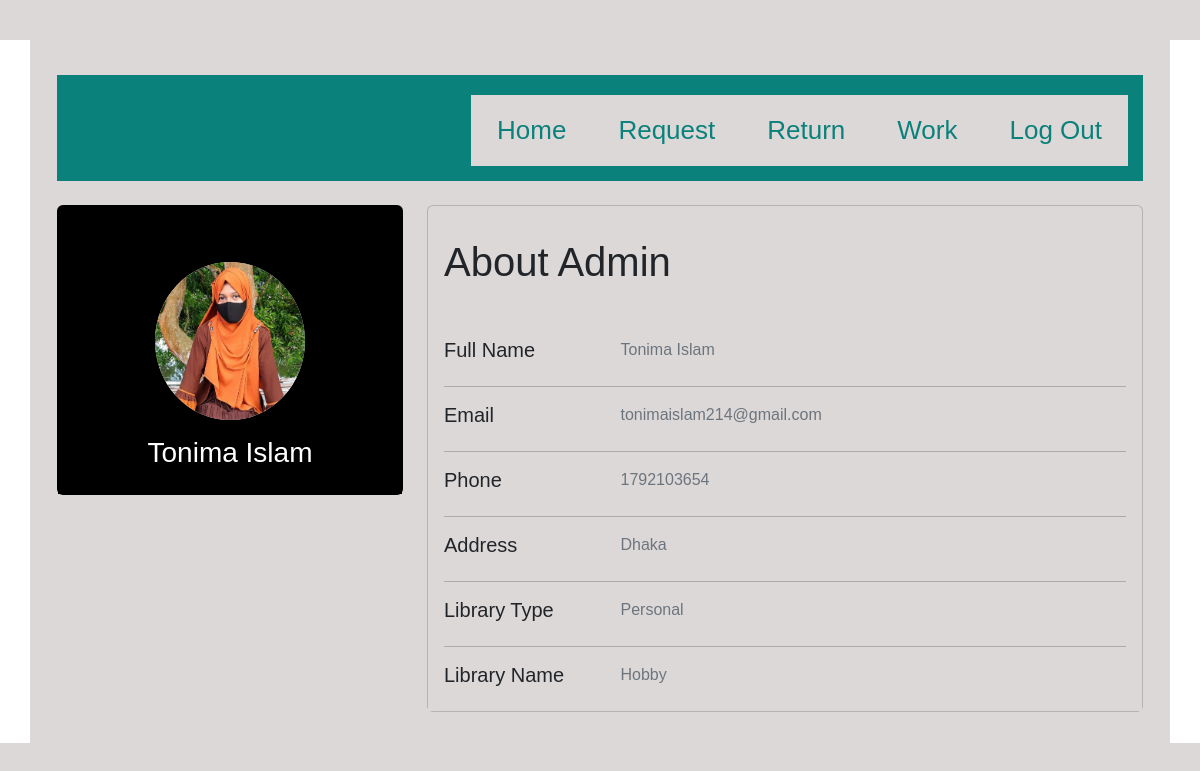
The page /profileAdmin.php (signed in) on the database its author committed.
### tables this page shows
CREATE TABLE `registrationadmin` (
  `id` int(8) UNSIGNED NOT NULL,
  `fullname` varchar(30) NOT NULL,
  `username` varchar(30) NOT NULL,
  `email` varchar(50) DEFAULT NULL,
  `p_number` int(11) DEFAULT NULL,
  `address` varchar(50) DEFAULT NULL,
  `Ltype` varchar(50) NOT NULL,
  `Lname` varchar(50) NOT NULL,
  `password` varchar(50) DEFAULT NULL,
  `gender` enum('m','f','o') DEFAULT NULL,
  `image` varchar(100) NOT NULL
);

### profileAdmin.php (the view, shortened to what this page needs)
<?php
include 'connect.php';
$username=$_SESSION['usernameAdmin'];
$sql="select * from  registrationadmin where username='$username'";
$result=mysqli_query($conn,$sql);
if($result)
{
    while($row=mysqli_fetch_array($result))
    {
        $image=$row['image'];
        $fullname=$row['fullname'];
        $email=$row['email'];
        $phone=$row['p_number'];
        $address=$row['address'];
        $Ltype=$row['Ltype'];
        $Lname=$row['Lname'];
    }
}
?>
<!DOCTYPE html>
<html lang="en">
<head>
    <link href="https://cdn.jsdelivr.net/npm/bootstrap@5.2.2/dist/css/bootstrap.min.css" rel="stylesheet"
>
    <link rel="stylesheet" href="profile.css">
</head>
</head>
<body>
    <div class="container">
        <div class="main">
            <div class="topbar">
                <a href="logout.php">Log Out</a>
                <a href="displayBooks.php?key=<?php echo $Ltype ?> & key2=<?php echo $Lname ?>">Work</a>
                <a href="displayReturn.php?key=<?php echo $Ltype ?> & key2=<?php echo $Lname ?>">Return</a>
                <a href="displayRequest.php?key=<?php echo $Ltype ?> & key2=<?php echo $Lname ?>">Request</a>
                <a href="profileAdmin.php">Home</a>
            </div>
            <div class="row">
                <div class="col-md-4 mt-1">
                    <div class="card text-center sidebar w1">
                        <div class="card-body w1">
                            <img src="uimg/<?php echo $image ?>" class="rounded-circle" width="150">
                            <div class="mt-3">
                                <h3><?php
                                    echo $fullname;
                                     ?></h3>
                            </div>
                        </div>
                    </div>
                </div>
                <div class="col-md-8 mt-1">
                    <div class="card mb-3 content w2">
                        <h1 class="m-3 pt-3">About Admin</h1>
                        <div class="card-body">
                            <div class="row">
                                <div class="col-md-3">
                                    <h5>Full Name</h5>
                                </div>
                                <div class="col-md-9 text-secondary">
                                    <?php
                                    echo $fullname;
                                     ?>
                                </div>
                            </div>
                            <hr>
                            <div class="row">
                                <div class="col-md-3">
                                    <h5>Email</h5>
                                </div>
                                <div class="col-md-9 text-secondary">
                                <?php
                                    echo $email;
                                     ?>
                                </div>
                            </div>
                            <hr>
                            <div class="row">
                                <div class="col-md-3">
                                    <h5>Phone</h5>
                                </div>
                                <div class="col-md-9 text-secondary">
                                <?php
                                    echo $phone;
                                     ?>
                                </div>
                            </div>
                            <hr>
                            <div class="row">
                                <div class="col-md-3">
                                    <h5>Address</h5>
                                </div>
                                <div class="col-md-9 text-secondary">
                                <?php
                                    echo $address;
                                     ?>
                                </div>
                            </div>
                            <hr>
                            <div class="row">
                                <div class="col-md-3">
                                    <h5>Library Type</h5>
                                </div>
                                <div class="col-md-9 text-secondary">
                                <?php
                                     echo $Ltype;
                                     ?>
                                </div>
                            </div>
                            <hr>
                            <div class="row">
                                <div class="col-md-3">
                                    <h5>Library Name</h5>
                                </div>
                                <div class="col-md-9 text-secondary">
                                <?php
                                     echo $Lname;
                                     ?>
                                </div>
                            </div>
                        </div>
                    </div>
                </div>
            </div>
        </div>
</body>
</html>

### profile.css (style rules this page uses)
* { margin-top: 20px; background-color: rgb(221, 216, 216); }
.main { padding: 15px; font-family: Arial, Helvetica, sans-serif; }
.topbar { padding-bottom: 15px; padding-right: 15px; padding: auto; overflow: hidden; background-color: rgb(11, 129, 123); }
.topbar a { float: right; color: rgb(11, 129, 123); ; text-align: center; padding: 16px 26px; text-decoration: none; font-size: 26px; }
.card { position: relative; display: flex; flex-direction: column; }
.card h1 { background-color: rgb(221, 216, 216); }
.content { background-color: whitesmoke; }
.w1 { background-color: black; }
.mt-3 h3 { background-color: black; color: white; }
.w2 { background-color: rgb(221, 216, 216); }

### rows shown on the page
registrationadmin: image (picture), fullname "Tonima Islam", email "tonimaislam214@gmail.com", p_number "1792103654", address "Dhaka", Ltype "Personal", Lname "Hobby"
